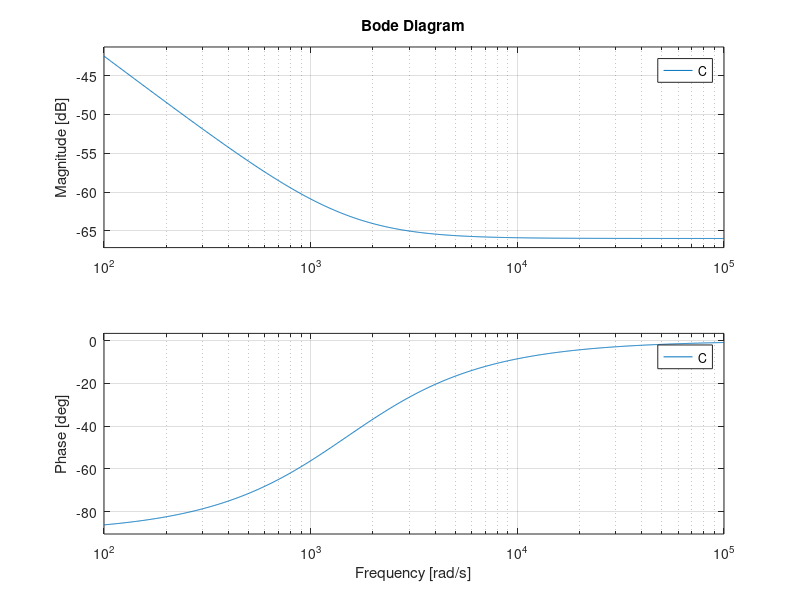
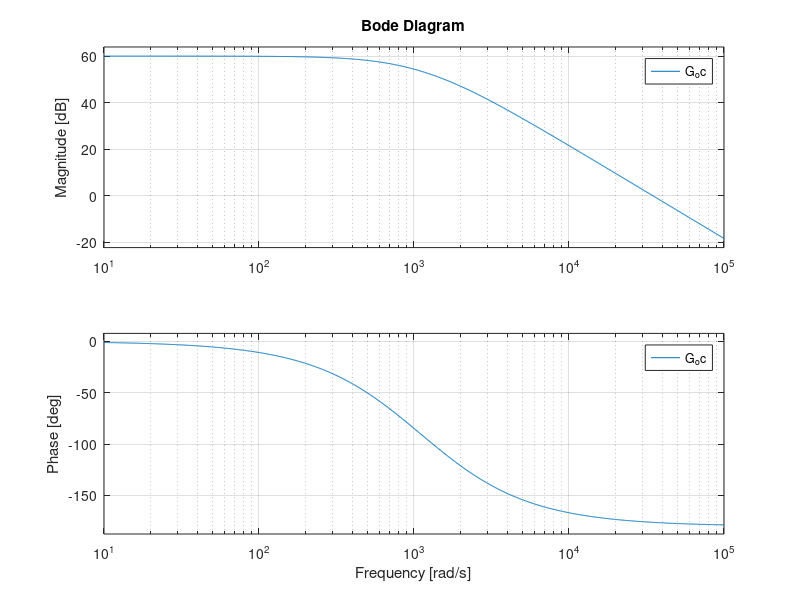

Reproduce these figures in MATLAB, in order. (Note: this script raises an error after producing the figures.)
clear all;
close all;

s = tf('s');

n = 3; % turns ratio (n:1 transformer)
C_o = 33e-6; % output capacitor value [uF]
L_o = 50e-3; % output inductor value [mH]
R = 100; % output load value [Ohms]
D = 0.3;

% G_oc = n*R/D * 1/(s^2*L_o*C_o/2 + s*(L_o*R^2+L_o)/(2*R) + 1); % TF from i_c to v_o
G_oc = n*R/D /(s^2*L_o*C_o/2 + s*(C_o*R^2+L_o)/(2*R) + 1) % TF from i_c to v_o

C = 0.75 * (1+0.00067*s)/s;

% margin(G_oc)

bode(C)
figure()
bode(G_oc)
sisotool(G_oc, C)